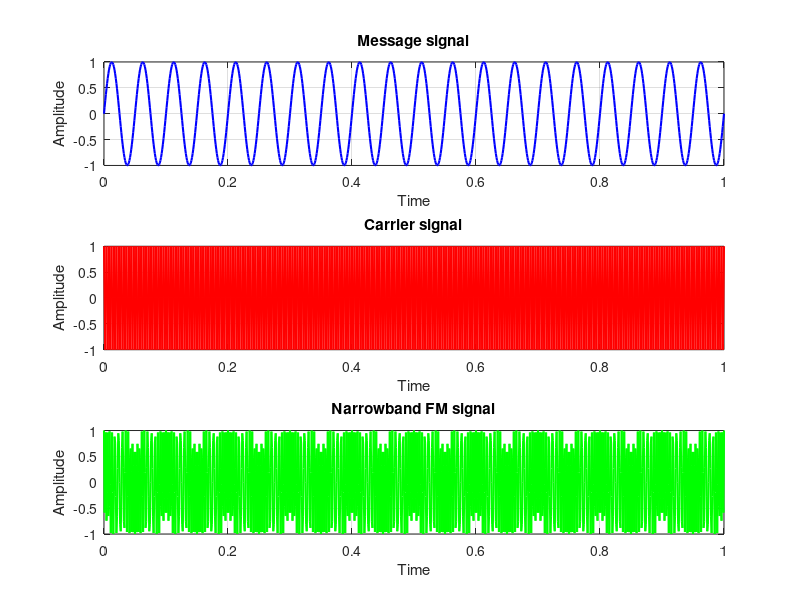

This chart was generated by the following MATLAB code:
clc; % Clears the Command Window
clear all; % Clears the Workspace
close all; % Closes all the Windows opened by the program

% Time sampling where Step Size = 0.001
t = 0:0.001:1;

fm = 20; % frequency of the Message signal
fc = 250; % frequency of the Carrier signal

% Take the user input for the Frequency Modulation Index (b)
% (b) must be less than 1
b = input("Enter the value of b (<1): ");

% Define the Modulating/Message signal
% here its a Sine wave
msg = sin(2*pi*fm*t);

% Define the Carrier signal
% here it is a Cosine wave
crr = cos(2*pi*fc*t);

% Narrowband FM Signal generation
nb_fm = cos((2*pi*fc*t)+(b*sin(2*pi*fm*t)));

% Plot all the three signals
figure('Name','Narrowband FM Signal Generation');
% Message Signal
subplot(3,1,1);
plot(t, msg, 'b', 'Linewidth', 1.5);
title('Message signal');
xlabel('Time')
ylabel('Amplitude')
grid on;
% Carrier Signal
subplot(3,1,2);
plot(t, crr, 'r', 'Linewidth', 1.5);
title('Carrier signal');
xlabel('Time')
ylabel('Amplitude')
grid on;
% Narrowband FM Signal
subplot(3,1,3);
plot(t, nb_fm, 'g', 'Linewidth', 1.5);
title('Narrowband FM signal');
xlabel('Time')
ylabel('Amplitude')
grid on;